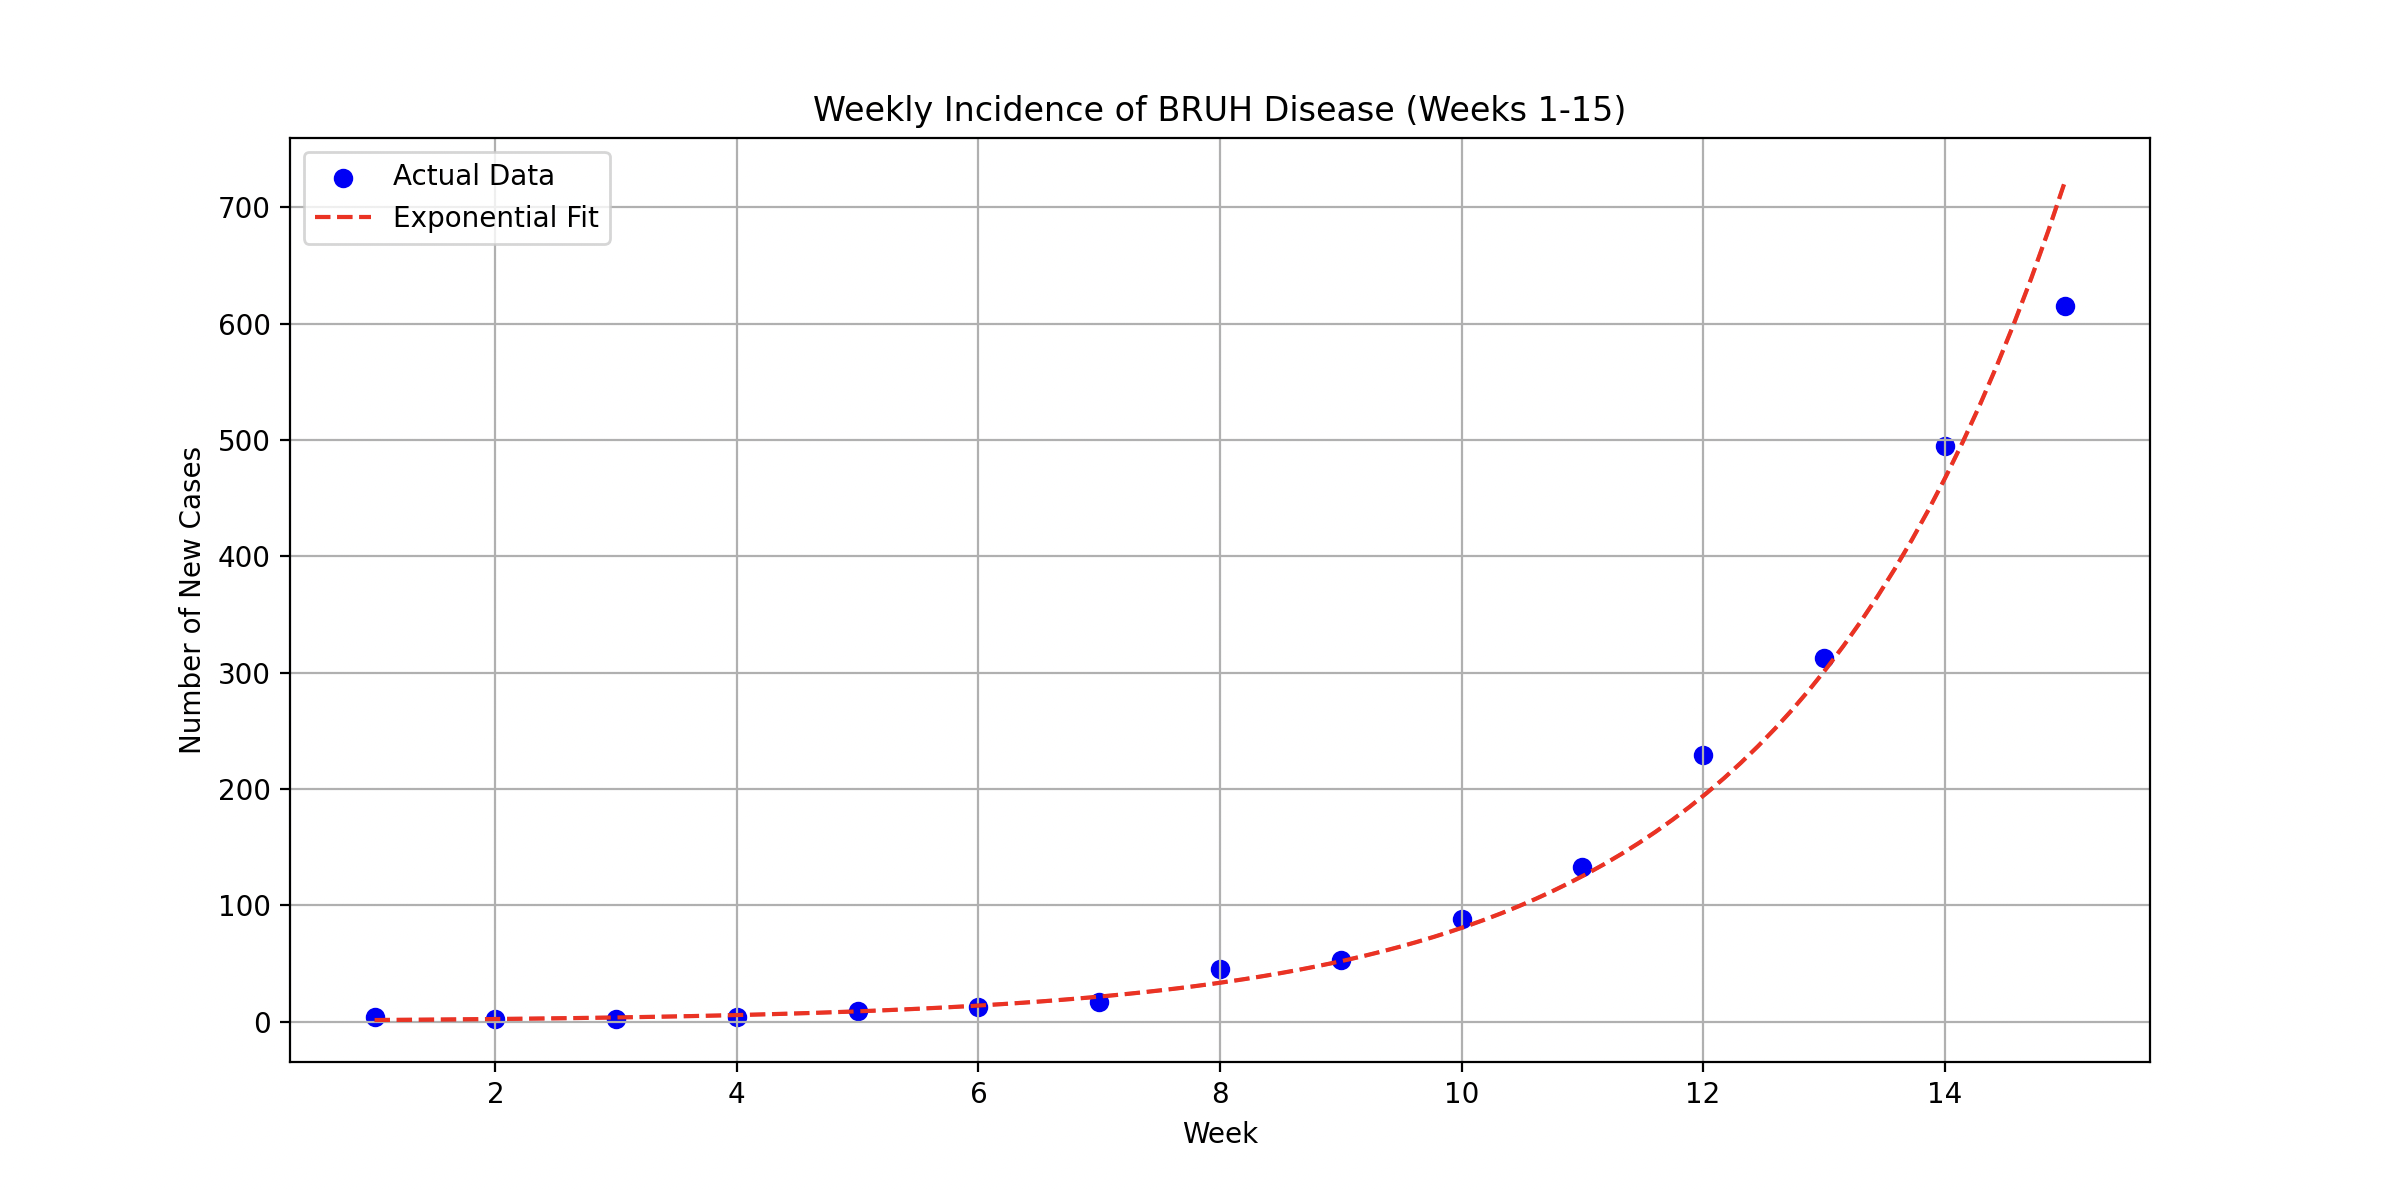

Generate this figure with Python:
import pandas as pd
import numpy as np
import matplotlib.pyplot as plt
from scipy.optimize import curve_fit
from scipy.stats import norm
from sklearn.linear_model import LinearRegression

# Load data from CSV file
data = pd.read_csv('all_weeks.csv')

# Filter data for weeks 1 to 15
filtered_data = data[data['Week'].between(1, 15)]

# Adjust for the ascertainment rate by increasing reported cases
filtered_data['Adjusted_New_Cases'] = filtered_data['New Cases'].clip(lower=1)  # Set minimum value to 1

# Plotting the weekly incidence of BRUH disease for weeks 1 to 15
plt.figure(figsize=(12, 6))

# Scatter plot of actual data points
plt.scatter(filtered_data['Week'], filtered_data['Adjusted_New_Cases'], color='b', label='Actual Data')

# Fit a linear regression model to estimate the slope (m) for exponential growth
X = filtered_data['Week'].values.reshape(-1, 1)
y = np.log(filtered_data['Adjusted_New_Cases'])
reg = LinearRegression().fit(X, y)

# Extract slope from the regression
slope = reg.coef_[0]

# Estimate R0
gamma = 1 / 2  # duration of infection
mu = 1 / 100   # typical life expectancy
R0 = 1 + (slope / (gamma + mu))

# Calculate Confidence Interval for the Slope Estimate
n = len(filtered_data)
y_pred = reg.predict(X)
residuals = y - y_pred
mse = np.sum(residuals ** 2) / (n - 2)  # Mean squared error
se_slope = np.sqrt(mse / np.sum((X - np.mean(X)) ** 2))  # Standard error of the slope
t = 2.262  # t-value for 95% confidence interval with n-2 degrees of freedom
slope_lower_bound = slope - t * se_slope
slope_upper_bound = slope + t * se_slope

# Calculate 95% confidence interval for R0 based on the confidence interval of the slope (R0)
R0_lower_bound = 1 + (slope_lower_bound / (gamma + mu))
R0_upper_bound = 1 + (slope_upper_bound / (gamma + mu))

# Generate points for the fitted exponential growth curve
fitted_weeks = np.linspace(filtered_data['Week'].min(), filtered_data['Week'].max(), 100)
fitted_cases = np.exp(reg.predict(fitted_weeks.reshape(-1, 1)))

# Plot the fitted exponential growth curve
plt.plot(fitted_weeks, fitted_cases, linestyle='--', color='r', label='Exponential Fit')

plt.xlabel('Week')
plt.ylabel('Number of New Cases')
plt.title('Weekly Incidence of BRUH Disease (Weeks 1-15)')
plt.legend()
plt.grid(True)
plt.show()

# Print estimated R0 and its confidence interval
print(f"Estimated R0: {R0:.4f}")
print(f"95% Confidence Interval for R0: ({R0_lower_bound:.4f}, {R0_upper_bound:.4f})")
